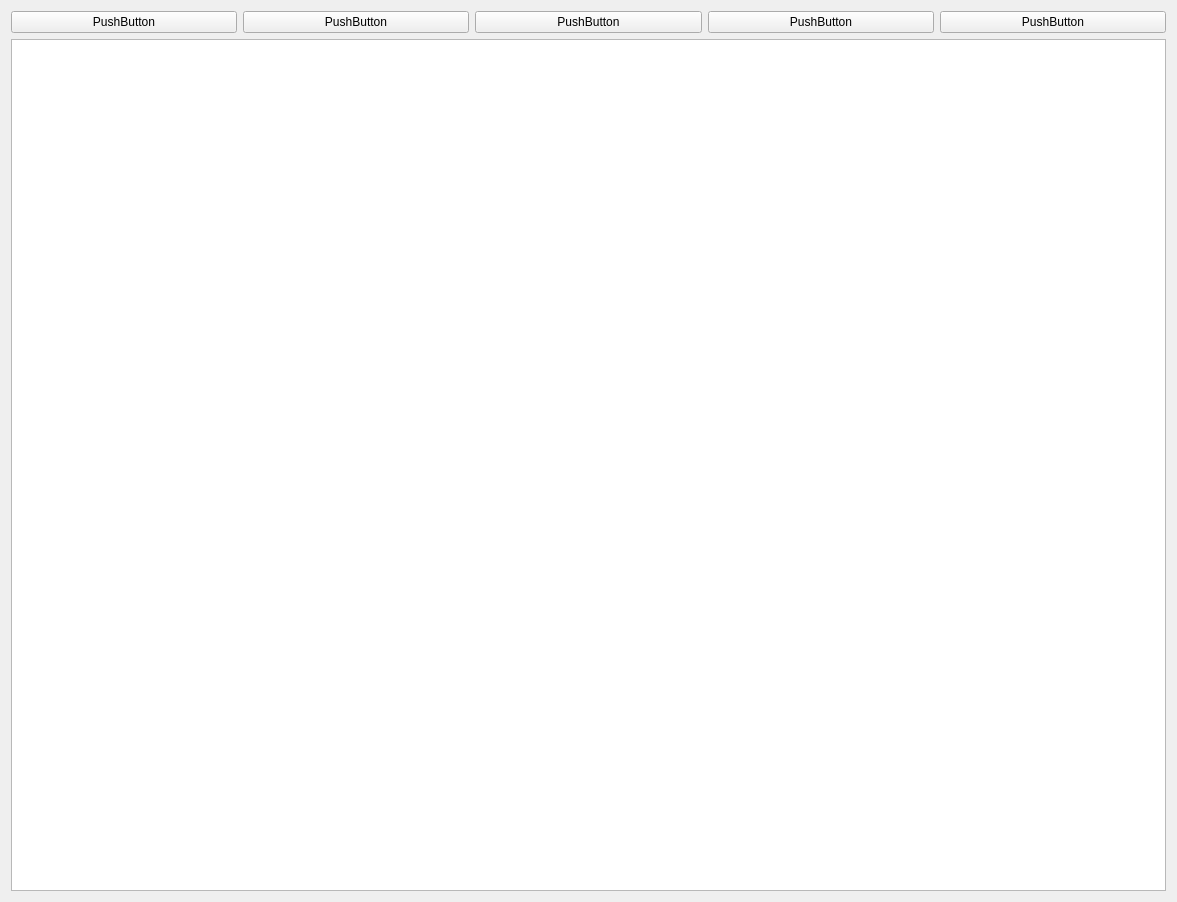
<?xml version="1.0" encoding="UTF-8"?>
<ui version="4.0">
 <class>Form_pclSelectedFeatures</class>
 <widget class="QWidget" name="Form_pclSelectedFeatures">
  <property name="geometry">
   <rect>
    <x>0</x>
    <y>0</y>
    <width>1177</width>
    <height>902</height>
   </rect>
  </property>
  <property name="windowTitle">
   <string>Form</string>
  </property>
  <layout class="QGridLayout" name="gridLayout">
   <item row="0" column="0">
    <layout class="QVBoxLayout" name="verticalLayout_2">
     <item>
      <layout class="QHBoxLayout" name="horizontalLayout">
       <item>
        <widget class="QPushButton" name="pushButton">
         <property name="text">
          <string>PushButton</string>
         </property>
        </widget>
       </item>
       <item>
        <widget class="QPushButton" name="pushButton_2">
         <property name="text">
          <string>PushButton</string>
         </property>
        </widget>
       </item>
       <item>
        <widget class="QPushButton" name="pushButton_3">
         <property name="text">
          <string>PushButton</string>
         </property>
        </widget>
       </item>
       <item>
        <widget class="QPushButton" name="pushButton_4">
         <property name="text">
          <string>PushButton</string>
         </property>
        </widget>
       </item>
       <item>
        <widget class="QPushButton" name="pushButton_5">
         <property name="text">
          <string>PushButton</string>
         </property>
        </widget>
       </item>
      </layout>
     </item>
     <item>
      <widget class="QListView" name="listView"/>
     </item>
    </layout>
   </item>
  </layout>
 </widget>
 <resources/>
 <connections/>
</ui>
